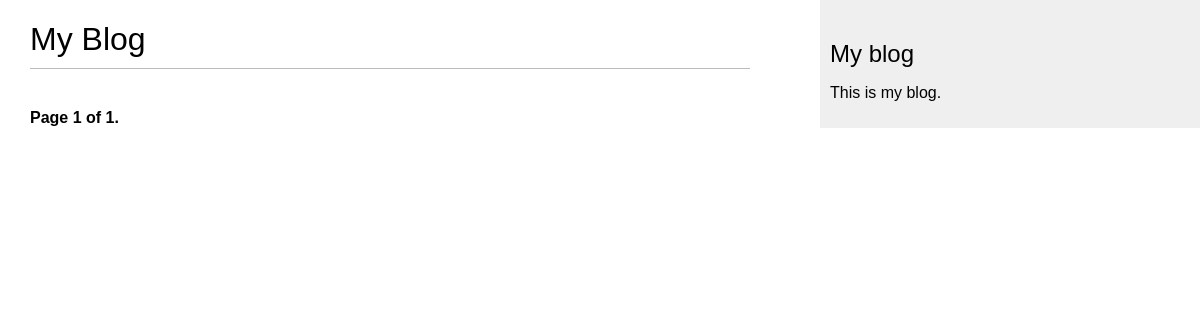
The page /blog/ on the database as committed earlier.
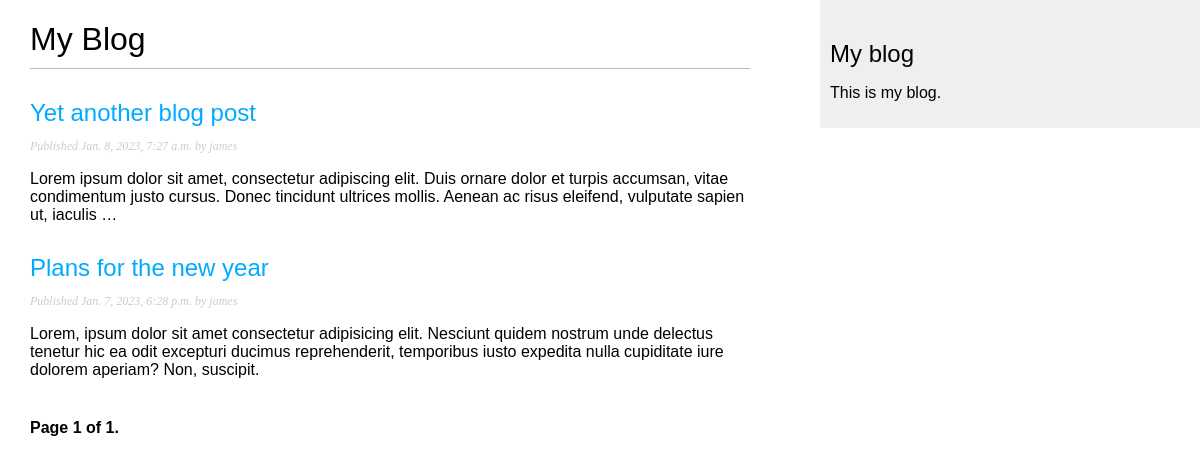
The same page on the database as committed later.
### blog/models.py (models this page shows, shortened)
class Post(models.Model):
    class Status(models.TextChoices):
        DRAFT = 'DF', 'Draft'
        PUBLISHED = 'PB', 'Published'
    title = models.CharField(max_length=250)
    slug = models.SlugField(max_length=250, unique_for_date="publish")
    author = models.ForeignKey(User,
                               on_delete=models.CASCADE,
                               related_name='blog_posts')
    body = models.TextField()
    publish = models.DateTimeField(default=timezone.now)
    created = models.DateTimeField(auto_now_add=True)
    updated = models.DateTimeField(auto_now=True)
    status = models.CharField(max_length=2,
                              choices=Status.choices,
                              default=Status.DRAFT)
    objects = models.Manager() # The default manager.
    published = PublishedManager() # Our custom manager.
    class Meta:
        ordering = ['-publish']
        indexes = [
            models.Index(fields=['-publish']),
        ]
    def get_absolute_url(self):
        return reverse("blog:post_detail", args=[
          self.publish.year,
          self.publish.month,
          self.publish.day,
          self.slug
        ])

### blog/views.py (the view)
# urls.py: path('', views.post_list, name='post_list'),
def post_list(request):
    posts = Post.published.all()
    paginator = Paginator(posts, 3)
    page_number = request.GET.get('page', 1)
    try:
        posts = paginator.page(page_number)
    except PageNotAnInteger:
        posts = paginator.page(1)
    except EmptyPage:
        posts = paginator.page(paginator.num_pages)
    return render(request, 'blog/post/list.html', {
      'posts': posts,
    })

### blog/models.py (called while the page is built)
    def get_queryset(self):
        return super().get_queryset()\
                      .filter(status=Post.Status.PUBLISHED)

### blog/templates/blog/post/list.html (shortened to what this page needs)
{% extends "blog/base.html" %}
{% block content %}
  <h1>My Blog</h1>
  {% for post in posts %}
    <h2>
      <a href="{{ post.get_absolute_url }}">
        {{ post.title }}
      </a>
    </h2>
    <p class="date">
      Published {{ post.publish }} by {{ post.author }}
    </p>
    {{ post.body|truncatewords:30|linebreaks }}
  {% endfor %}
  {% include "pagination.html" with page=posts %}
{% endblock %}

### blog/templates/blog/base.html (shortened to what this page needs)
{% load static %}
<!DOCTYPE html>
<html>
<head>
  <link href="{% static "css/blog.css" %}" rel="stylesheet">
</head>
<body>
  <div id="content">
    {% block content %}
    {% endblock %}
  </div>
  <div id="sidebar">
    <h2>My blog</h2>
    <p>This is my blog.</p>
  </div>
</body>
</html>

### blog/templates/pagination.html (shortened to what this page needs)
<div class="pagination">
  <span class="step-links">
    <span class="current">
      Page {{ page.number }} of {{ page.paginator.num_pages }}.
    </span>
  </span>
</div>

### blog/static/css/blog.css (style rules this page uses)
body { margin:0; padding:0; font-family:helvetica, sans-serif; }
a { color:#00abff; text-decoration:none; }
h1 { font-weight:normal; border-bottom:1px solid #bbb; padding:0 0 10px 0; }
h2 { font-weight:normal; margin:30px 0 0; }
#content { float:left; width:60%; padding:0 0 0 30px; }
#sidebar { float:right; width:30%; padding:10px; background:#efefef; height:100%; }
p.date { color:#ccc; font-family: georgia, serif; font-size: 12px; font-style: italic; }
.pagination { margin:40px 0; font-weight:bold; }

Rows that differ between the two databases and show on the page:
added Post: title "Yet another blog post", publish "Jan. 8, 2023, 7:27 a.m.", author "james", body "Lorem ipsum dolor sit amet, consectetur adipiscing elit. Duis ornare dolor et turpis accumsan, vitae condimentum justo cursus. Donec tincidunt ultrices mollis. Aenean ac risus eleifend, vulputate sapien ut, iaculis …"
added Post: title "Plans for the new year", publish "Jan. 7, 2023, 6:28 p.m.", author "james", body "Lorem, ipsum dolor sit amet consectetur adipisicing elit. Nesciunt quidem nostrum unde delectus tenetur hic ea odit excepturi ducimus reprehenderit, temporibus iusto expedita nulla cupiditate iure dolorem aperiam? Non, suscipit."
